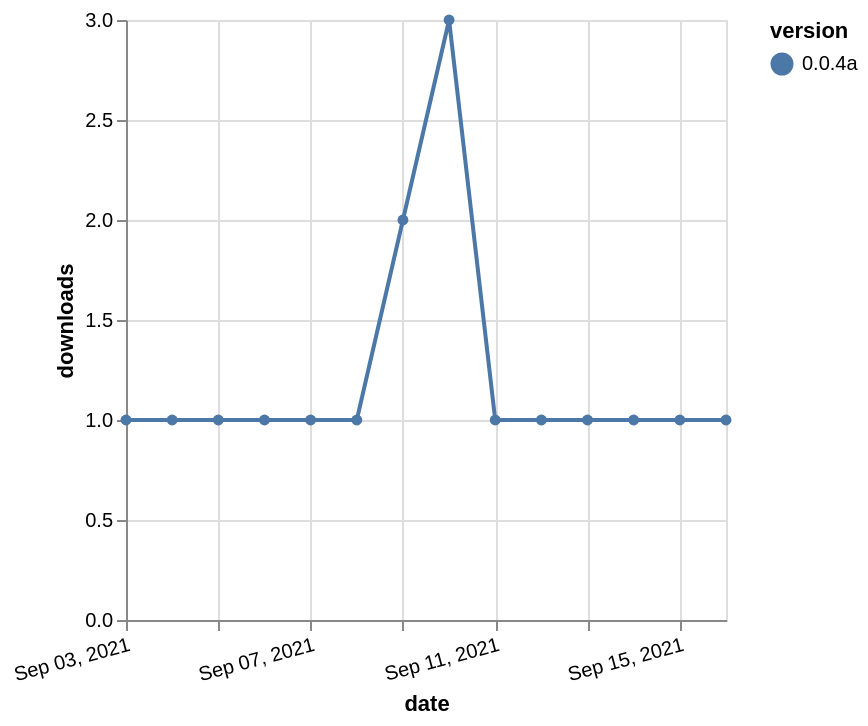

The specification (Vega-Lite) saved for this image:
### Vega-Lite specification from a JSON file in a GitHub repository (floating-point values rounded to 4 significant figures)
{"$schema": "https://vega.github.io/schema/vega-lite/v5.json", "description": "A simple bar chart with embedded data.", "data": {"values": [{"date": "2021-09-03", "total": 189, "delta": 1, "version": "0.0.4a"}, {"date": "2021-09-04", "total": 190, "delta": 1, "version": "0.0.4a"}, {"date": "2021-09-05", "total": 191, "delta": 1, "version": "0.0.4a"}, {"date": "2021-09-06", "total": 192, "delta": 1, "version": "0.0.4a"}, {"date": "2021-09-07", "total": 193, "delta": 1, "version": "0.0.4a"}, {"date": "2021-09-08", "total": 194, "delta": 1, "version": "0.0.4a"}, {"date": "2021-09-09", "total": 196, "delta": 2, "version": "0.0.4a"}, {"date": "2021-09-10", "total": 199, "delta": 3, "version": "0.0.4a"}, {"date": "2021-09-11", "total": 200, "delta": 1, "version": "0.0.4a"}, {"date": "2021-09-12", "total": 201, "delta": 1, "version": "0.0.4a"}, {"date": "2021-09-13", "total": 202, "delta": 1, "version": "0.0.4a"}, {"date": "2021-09-14", "total": 203, "delta": 1, "version": "0.0.4a"}, {"date": "2021-09-15", "total": 204, "delta": 1, "version": "0.0.4a"}, {"date": "2021-09-16", "total": 205, "delta": 1, "version": "0.0.4a"}]}, "width": "container", "mark": {"type": "line", "point": {"filled": true}}, "encoding": {"x": {"field": "date", "type": "temporal", "timeUnit": "yearmonthdate", "title": "date", "axis": {"labelAngle": -15}}, "y": {"field": "delta", "type": "quantitative", "title": "downloads"}, "color": {"field": "version", "type": "nominal"}, "tooltip": {"field": "delta"}}}
